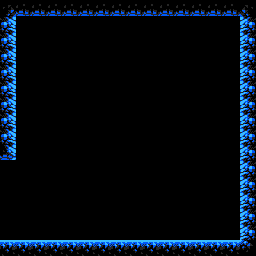

Rendered tile map (Tiled .tmx) drawn with the repository's tilesets; below, a short description and the map source with its tile grids summarised:
An orthogonal 16x16 tile map with 16x16 px tiles, 2 tile layers (end, main), 2 tilesets and 1 object (l_0).

<map version="1.0" orientation="orthogonal" renderorder="right-down" width="16" height="16" tilewidth="16" tileheight="16" nextobjectid="6">
 <properties>
  <property name="isStart" type="bool" value="true" />
 </properties>
 <tileset firstgid="1" source="corpus.tsx" />
 <tileset firstgid="12097" source="../connectors.tsx" />
 <layer name="end" width="16" height="16">
  <data>[256 cells, 49 non-empty, 1 distinct tile ids]</data>
 </layer>
 <layer name="main" width="16" height="16">
  <data>[256 cells, 55 non-empty, 8 distinct tile ids]</data>
 </layer>
 <objectgroup name="connectors">
  <object id="5" type="l_0" gid="12101" x="0" y="256" width="16" height="16">
   <properties>
    <property name="type" type="int" value="0" />
   </properties>
  </object>
 </objectgroup>
</map>
